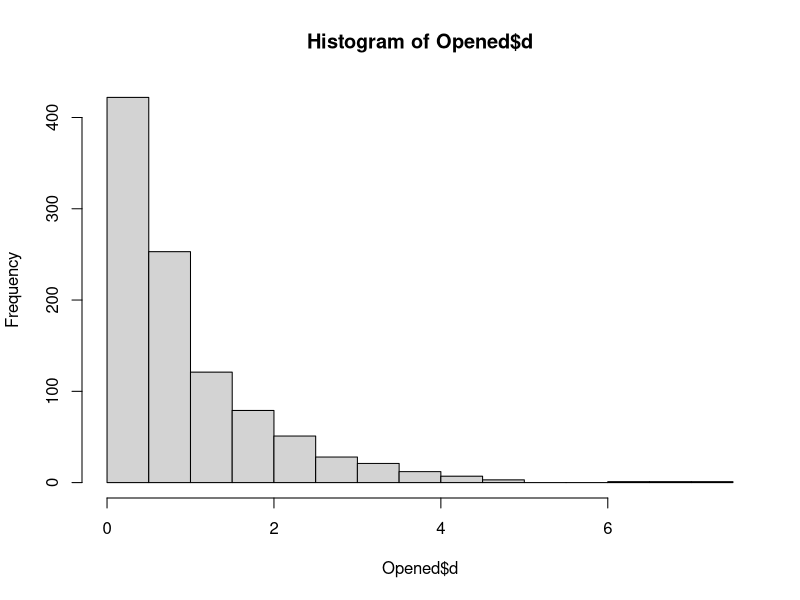
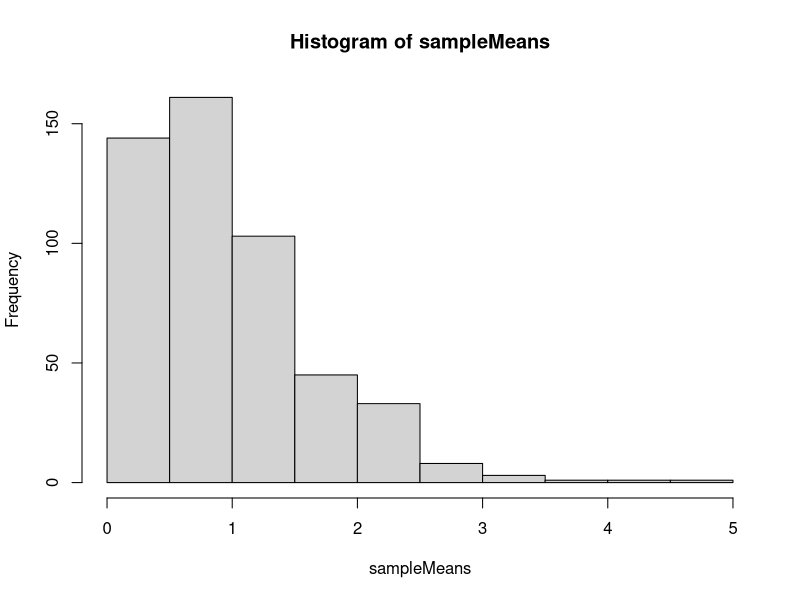
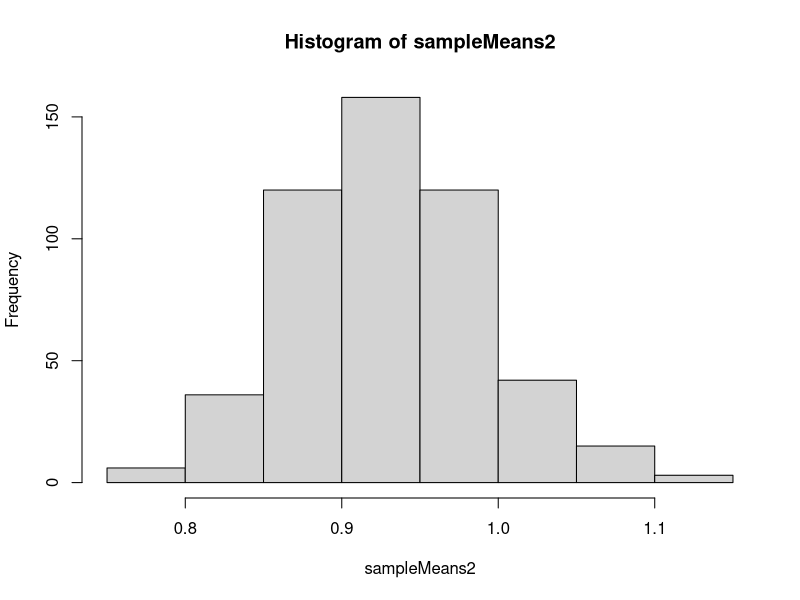
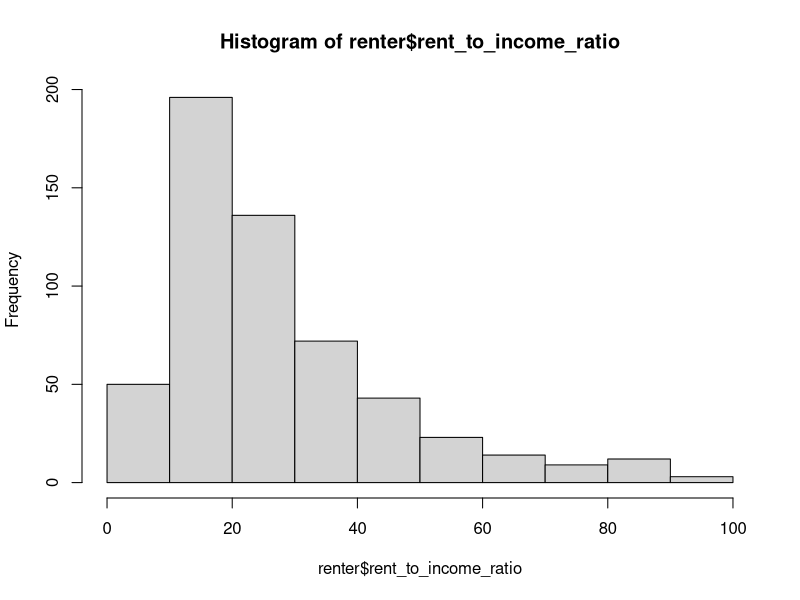
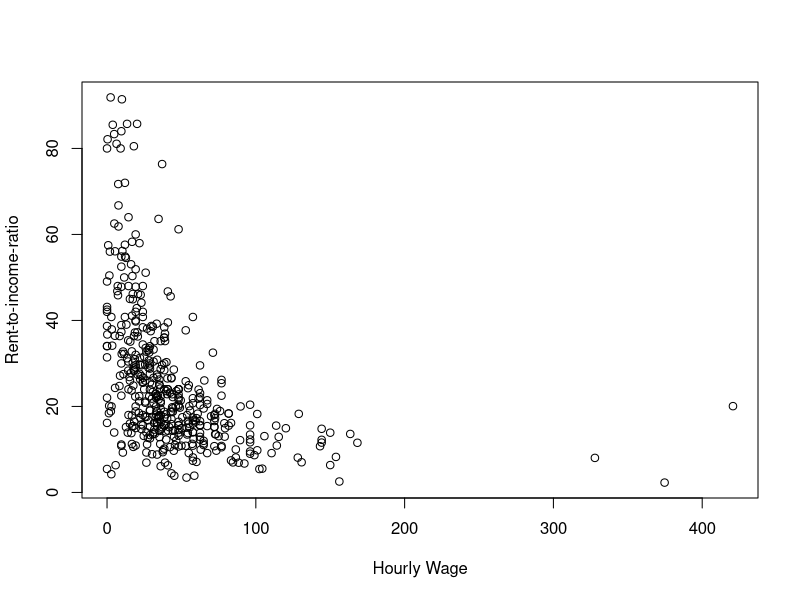

These figures' R source, in order:
Opened <- read.csv('rutgers_distances.csv')
mean(Opened$d)
var(Opened$d)
hist(Opened$d)
mean(Opened$d[1:10])
mean(Opened$d[1:25])
mean(Opened$d[1:300])

sampleMeans <- c()


sampleMeans <- replicate(500, mean(sample(Opened$d, size = 2, replace = TRUE)))
mean(sampleMeans)
hist(sampleMeans)

sampleMeans2 <- replicate(500, mean(sample(Opened$d, size = 250, replace = TRUE)))
mean(sampleMeans2)
hist(sampleMeans2)


Housing <- read.csv('acs_jersey_city.csv')
mean(Housing$renter)
library(tidyverse)



renter <- Housing %>%
  filter(income > 0) %>%
  filter(renter == 1)
mean(renter$income)

nonrenter <- Housing %>%
  filter(income > 0) %>%
  filter(renter == 0)
mean(nonrenter$income)

renter <- renter %>%
  mutate(rent_to_income_ratio = (rent * 12)/income * 100)
hist(renter$rent_to_income_ratio)
mean(renter$rent_to_income_ratio)
var(renter$rent_to_income_ratio)
zstat <- (mean(renter$rent_to_income_ratio) - 28.5)/(sd(renter$rent_to_income_ratio) / sqrt(length(renter$rent_to_income_ratio)))
pstat <- 2*pnorm(zstat)
rm(pstat)

zstat2 <- (mean(renter$rent_to_income_ratio) - 30)/(sd(renter$rent_to_income_ratio) / sqrt(length(renter$rent_to_income_ratio)))
pstat2 <- pnorm(zstat2)


SampleSub <- Housing %>%
  filter (pid < 200) %>%
  filter (income > 0) %>%
  filter(renter == 1)

SampleSub <- SampleSub %>%
  mutate(rent_to_income_ratio = (rent * 12)/income)

mean(SampleSub$rent_to_income_ratio, na.rm = T)
zstat3 <- (mean(SampleSub$rent_to_income_ratio) - .3)/(sd(SampleSub$rent_to_income_ratio) / sqrt(length(SampleSub$rent_to_income_ratio)))
pstat3 <- pnorm(zstat3)


Diploma <- Housing %>%
  filter (high_school == 1) %>%
  filter (income > 0) %>%
  filter(renter == 1)

noDiploma <- Housing %>%
  filter (high_school == 0) %>%
  filter (income > 0) %>%
  filter(renter == 1)

Diploma <- Diploma %>%
  mutate(rent_to_income_ratio = (rent * 12)/income*100)
noDiploma <- noDiploma %>%
  mutate(rent_to_income_ratio = (rent * 12)/income*100)

difference <- mean(Diploma$rent_to_income_ratio) - mean(noDiploma$rent_to_income_ratio)

zstat4 <- (difference - 0)/(sqrt(var(Diploma$rent_to_income_ratio)/length(Diploma$rent_to_income_ratio) + var(noDiploma$rent_to_income_ratio)/length(noDiploma$rent_to_income_ratio)))
pstat4 <- 2*pnorm(zstat4)

plot(x=renter$wage_hourly, y=renter$rent_to_income_ratio, xlab="Hourly Wage", ylab = "Rent-to-income-ratio")
renter <- renter %>%
  filter(wage_hourly > 0)
cor(renter$wage_hourly, renter$rent_to_income_ratio)                
